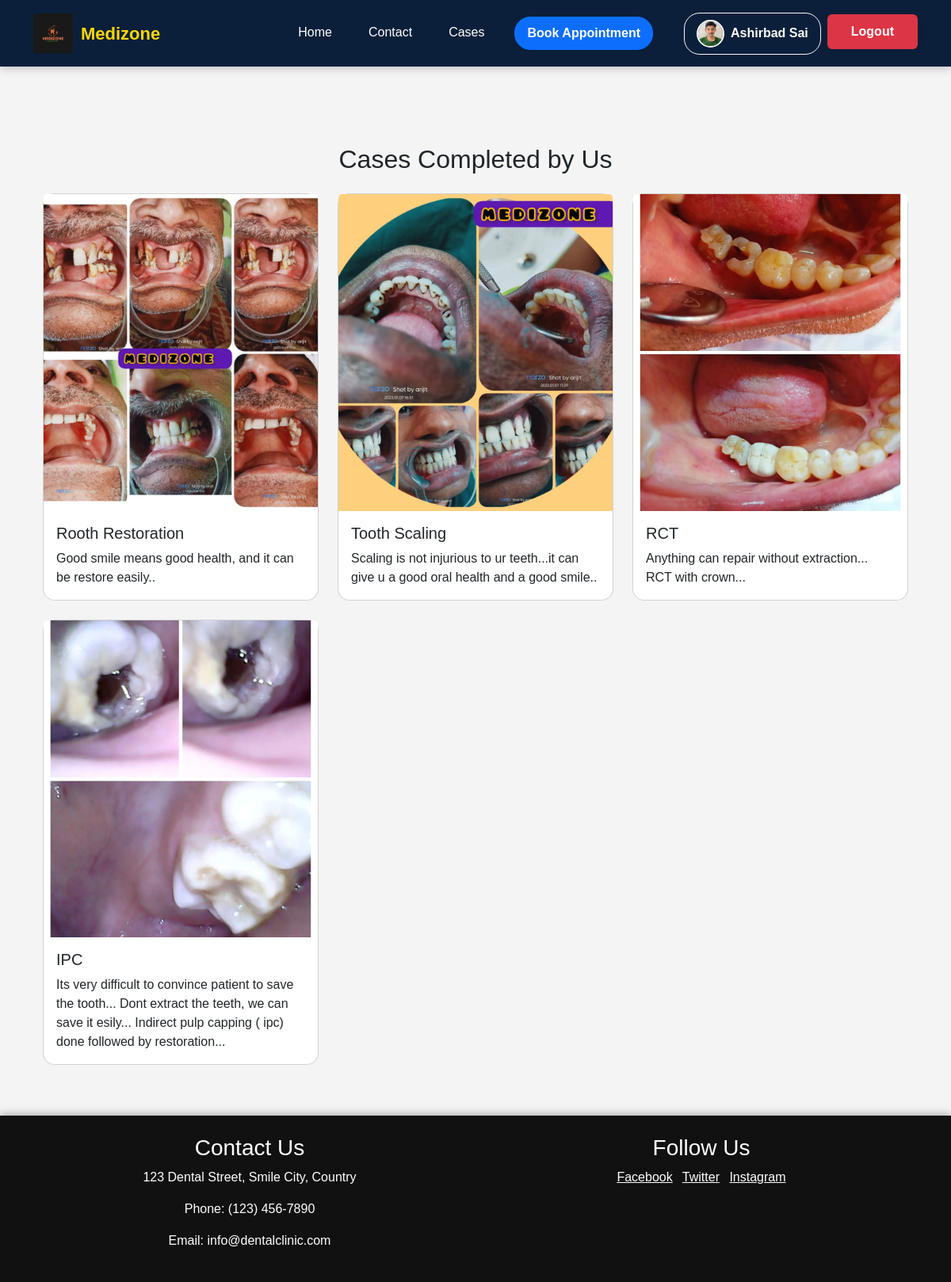
/services/ (signed in), run on the app's committed database.
### main/models.py (models this page shows, shortened)
class Patient(models.Model):
    user = models.OneToOneField(User, on_delete=models.CASCADE)
    full_name = models.CharField(max_length=255, default='Unknown')
    phone = models.CharField(max_length=15)
    address = models.TextField(blank=True, null=True)
    date_of_birth = models.DateField(blank=True, null=True)
    GENDER_CHOICES = [
        ('M', 'Male'),
        ('F', 'Female'),
        ('O', 'Other'),
    ]
    gender = models.CharField(max_length=1, choices=GENDER_CHOICES, blank=True, null=True)
    profile_image = models.ImageField(upload_to='patient_images/', blank=True, null=True)

class Service(models.Model):
    title = models.CharField(max_length=255)
    description = models.TextField()
    image = models.ImageField(upload_to='services/')

### main/views.py (the view)
# urls.py: path('services/', views.service_list, name='service_list'),
def service_list(request):
    services = Service.objects.all()
    return render(request, 'services.html', {'services': services})

### main/templates/services.html
{% extends "base.html" %}
{% block content %}
<div class="container mt-5">
    <h2 class="text-center mb-4">Cases Completed by Us</h2>
    <div class="row">
        {% for service in services %}
        <div class="col-md-4 mb-4">
            <div class="card h-100" style="min-height: 500px;">
                <img src="{{ service.image.url }}" class="card-img-top" alt="{{ service.title }}" style="height: 400px; object-fit: cover;">
                <div class="card-body d-flex flex-column">
                    <h5 class="card-title">{{ service.title }}</h5>
                    <p class="card-text flex-grow-1">{{ service.description }}</p>
                </div>
            </div>
        </div>
        {% empty %}
        <p class="text-center">No services available.</p>
        {% endfor %}
    </div>
</div>
{% endblock %}

### main/templates/base.html (shortened to what this page needs)
{% load static %}
<!DOCTYPE html>
<html lang="en">
<head>
  <link rel="stylesheet" href="https://cdn.jsdelivr.net/npm/bootstrap@5.3.0/dist/css/bootstrap.min.css">
  <link rel="stylesheet" href="{% static 'style.css' %}">
</head>
<body>
  <header>
    <nav class="navbar navbar-expand-lg navbar-dark">
      <div class="container">
        <a class="navbar-brand d-flex align-items-center" href="/">
          <img src="{% static 'images/medizone_logo.jpg' %}" alt="Medizone Logo">
          <span>Medizone</span>
        </a>
        <div class="collapse navbar-collapse" id="navbarNav">
          <ul class="navbar-nav ms-auto">
            <li class="nav-item"><a class="nav-link" href="/">Home</a></li>
            <li class="nav-item"><a class="nav-link" href="/contact">Contact</a></li>
            <li class="nav-item"><a class="nav-link" href="/services">Cases</a></li>
            <li><a href="/appointment_info" class="btn btn-primary btn-custom me-2">Book Appointment</a></li>
          </ul>
          <div class="d-flex ms-lg-3 align-items-center">
            {% if user.is_authenticated %}
              {% if user.patient %}
                <a href="/patient_dashboard" class="btn btn-outline-light btn-custom me-2 d-flex align-items-center">
                  <img src="{{ user.patient.profile_image.url }}" alt="Profile Picture" class="profile-img">
                  <span>{{ user.patient.full_name }}</span>
                </a>
              {% elif user.doctor %}
                <a href="/doctor_dashboard" class="btn btn-outline-light btn-custom me-2 d-flex align-items-center">
                  <img src="{{ user.doctor.profile_picture.url }}" alt="Profile Picture" class="profile-img">
                  <span>{{ user.doctor.name }}</span>
                </a>
              {% else %}
                <a href="/profile" class="btn btn-outline-light btn-custom me-2 d-flex align-items-center">
                  <img src="{% static 'images/default_profile.png' %}" alt="Profile Picture" class="profile-img">
                  <span>{{ user.username }}</span>
                </a>
              {% endif %}
              <form method="post" action="/logout/" class="d-inline" style="display: inline; background: none; border: none; padding: 0; margin: 0;">
                <button type="submit" class="btn logout-btn">Logout</button>
              </form>
            {% else %}
              <a href="/login" class="btn btn-success btn-custom me-2">Patient Login</a>
              <a href="/doctor_login" class="btn btn-warning btn-custom">Doctor Login</a>
            {% endif %}
          </div>
        </div>
      </div>
    </nav>
  </header>
  <main class="container my-4">
    {% block content %}{% endblock %}
  </main>
  <footer class="py-4">
    <div class="container text-center">
      <div class="row">
        <div class="col-md-6">
          <h3>Contact Us</h3>
          <p>123 Dental Street, Smile City, Country</p>
          <p>Phone: (123) 456-7890</p>
          <p>Email: info@dentalclinic.com</p>
        </div>
        <div class="col-md-6">
          <h3>Follow Us</h3>
          <a href="#" class="text-white me-2">Facebook</a>
          <a href="#" class="text-white me-2">Twitter</a>
          <a href="#" class="text-white">Instagram</a>
        </div>
      </div>
    </div>
  </footer>
</body>
</html>

### main/static/style.css (style rules this page uses)
body { font-family: Arial, sans-serif; background-color: #f4f4f4; margin: 0; padding: 0; }
header { background: #004d99; padding: 15px 0; text-align: center; }
nav ul { list-style: none; padding: 0; margin: 0; }
nav ul li { display: inline; margin: 0 15px; }
nav ul li a { color: white; text-decoration: none; font-weight: bold; }
form { background: white; padding: 20px; max-width: 400px; margin: 40px auto; border-radius: 8px; box-shadow: 0px 0px 10px rgba(0, 0, 0, 0.1); }
form button { background: #004d99; color: white; padding: 10px 15px; border: none; border-radius: 5px; cursor: pointer; margin-top: 15px; width: 100%; font-size: 16px; }
footer { background: linear-gradient(135deg, #1a2a6c, #b21f1f, #fdbb2d); color: #fff; padding: 10px 0; box-shadow: 0 -2px 10px rgba(0,0,0,0.3); margin-top: 40px; }
body { font-family: 'Poppins', sans-serif; }
.card { border-radius: 15px; transition: transform 0.3s ease, box-shadow 0.3s ease; }

### main/templates/base.html (style rules this page uses)
.navbar { background: #0B1F3A; padding: 12px 0; position: fixed; top: 0; width: 100%; z-index: 1000; box-shadow: 0px 3px 10px rgba(0, 0, 0, 0.2); }
.navbar-brand img { height: 50px; width: auto; margin-right: 10px; }
.navbar-brand span { font-size: 22px; font-weight: bold; color: #FFD700; }
.navbar-nav .nav-link { color: #FFFFFF !important; font-weight: 500; padding: 8px 15px; transition: all 0.3s ease-in-out; }
.btn-custom { border-radius: 20px; font-weight: bold; padding: 8px 15px; transition: all 0.3s ease-in-out; }
.profile-img { width: 35px; height: 35px; border-radius: 50%; object-fit: cover; border: 2px solid #fff; margin-right: 8px; }
main { padding-top: 80px; }
footer { background: #111; color: white; padding: 20px; }
.logout-btn { background-color: #dc3545 !important; color: #fff !important; border: none; padding: 12px 30px !important; font-weight: bold; font-size: 1rem; transition: all 0.3s ease-in-out; line-height: 1.2; margin-top: -4px; }

### data on the page
Service: image (picture), title "Rooth Restoration", description "Good smile means good health, and it can be restore easily.."
Service: image (picture), title "Tooth Scaling", description "Scaling is not injurious to ur teeth...it can give u a good oral health and a good smile.."
Service: image (picture), title "RCT", description "Anything can repair without extraction... RCT with crown..."
Service: image (picture), title "IPC", description "Its very difficult to convince patient to save the tooth... Dont extract the teeth, we can save it esily... Indirect pulp capping ( ipc) done followed by restoration..."

### other printed values
{{ user.patient.full_name }} "Ashirbad Sai"
